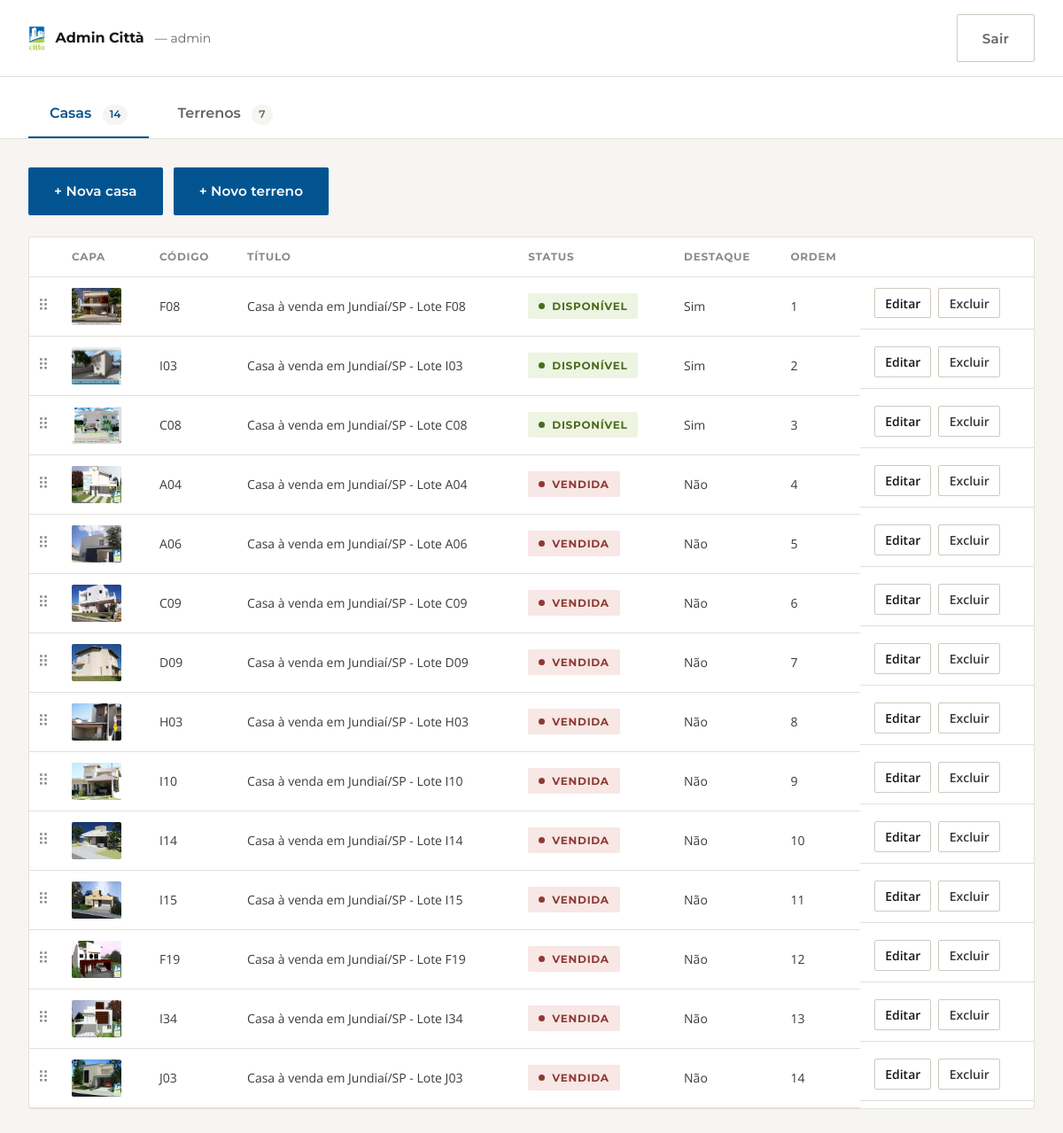
/admin/index.php (signed in), run on the app's committed database.
### tables this page shows
CREATE TABLE `casas` (
  `id` int(10) unsigned NOT NULL AUTO_INCREMENT,
  `codigo` varchar(20) NOT NULL,
  `slug` varchar(80) NOT NULL,
  `status` enum('disponivel','reservada','vendida','indisponivel') NOT NULL DEFAULT 'disponivel',
  `destaque` tinyint(1) NOT NULL DEFAULT 0,
  `ordem` int(11) NOT NULL DEFAULT 1,
  `titulo` varchar(255) NOT NULL,
  `descricao` varchar(500) NOT NULL DEFAULT '',
  `localizacao` varchar(255) NOT NULL DEFAULT '',
  `condominio` varchar(120) NOT NULL DEFAULT '',
  `area_terreno` decimal(10,2) DEFAULT NULL,
  `area_construida` decimal(10,2) DEFAULT NULL,
  `quartos` smallint(5) unsigned DEFAULT NULL,
  `suites` smallint(5) unsigned DEFAULT NULL,
  `banheiros` smallint(5) unsigned DEFAULT NULL,
  `vagas` smallint(5) unsigned DEFAULT NULL,
  `caracteristicas` text DEFAULT NULL COMMENT 'JSON array de strings',
  `imagens_pasta` varchar(255) NOT NULL COMMENT 'ex: img/casas/F08',
  `imagens_largura` int(11) NOT NULL DEFAULT 640,
  `imagens_altura` int(11) NOT NULL DEFAULT 480,
  `imagens_arquivos` text NOT NULL COMMENT 'JSON array de nomes de arquivo, em ordem (capa = primeiro)',
  `created_at` timestamp NOT NULL DEFAULT current_timestamp(),
  `updated_at` timestamp NOT NULL DEFAULT current_timestamp() ON UPDATE current_timestamp(),
  PRIMARY KEY (`id`),
  UNIQUE KEY `uq_casas_codigo` (`codigo`),
  UNIQUE KEY `uq_casas_slug` (`slug`)
);

### admin/site-generator.php (called while the page is built, shortened)
<?php
function casa_row_to_array(array $row): array {
  return [
    'codigo' => $row['codigo'],
    'slug' => $row['slug'],
    'tipo' => 'casa',
    'status' => $row['status'],
    'destaque' => (bool) $row['destaque'],
    'ordem' => (int) $row['ordem'],
    'titulo' => $row['titulo'],
    'descricao' => $row['descricao'],
    'localizacao' => $row['localizacao'],
    'condominio' => $row['condominio'],
    'areaTerreno' => $row['area_terreno'] !== null ? (float) $row['area_terreno'] : null,
    'areaConstruida' => $row['area_construida'] !== null ? (float) $row['area_construida'] : null,
    'quartos' => $row['quartos'] !== null ? (int) $row['quartos'] : null,
    'suites' => $row['suites'] !== null ? (int) $row['suites'] : null,
    'banheiros' => $row['banheiros'] !== null ? (int) $row['banheiros'] : null,
    'vagas' => $row['vagas'] !== null ? (int) $row['vagas'] : null,
    'caracteristicas' => json_decode($row['caracteristicas'] ?? '[]', true) ?: [],
    'imagens' => [
      'pasta' => $row['imagens_pasta'],
      'largura' => (int) $row['imagens_largura'],
      'altura' => (int) $row['imagens_altura'],
      'arquivos' => json_decode($row['imagens_arquivos'], true) ?: [],
    ],
  ];
}
function lote_row_to_array(array $row): array {
  return [
    'codigo' => $row['codigo'],
    'slug' => $row['slug'],
    'tipo' => 'lote',
    'status' => $row['status'],
    'destaque' => (bool) $row['destaque'],
    'ordem' => (int) $row['ordem'],
    'titulo' => $row['titulo'],
    'descricao' => $row['descricao'],
    'localizacao' => $row['localizacao'],
    'condominio' => $row['condominio'],
    'area' => $row['area'] !== null ? (float) $row['area'] : null,
    'quadra' => $row['quadra'],
    'numeroLote' => $row['numero_lote'] !== null ? (int) $row['numero_lote'] : null,
    'topografia' => $row['topografia'],
    'imagens' => [
      'pasta' => $row['imagens_pasta'],
      'largura' => (int) $row['imagens_largura'],
      'altura' => (int) $row['imagens_altura'],
      'arquivos' => json_decode($row['imagens_arquivos'], true) ?: [],
    ],
  ];
}
function fetch_all_casas(PDO $pdo): array {
  $rows = $pdo->query('SELECT * FROM casas ORDER BY ordem ASC')->fetchAll();
  return array_map('casa_row_to_array', $rows);
}
function fetch_all_lotes(PDO $pdo): array {
  $rows = $pdo->query('SELECT * FROM lotes ORDER BY ordem ASC')->fetchAll();
  return array_map('lote_row_to_array', $rows);
}

### admin/index.php (the view, shortened to what this page needs)
<?php
require __DIR__ . '/auth.php';
require __DIR__ . '/site-generator.php';
$casas = fetch_all_casas($pdo);
$lotes = fetch_all_lotes($pdo);
function render_row(array $item, string $tipo): string {
  $tipoPlural = $tipo === 'casa' ? 'casas' : 'lotes';
  $cover = htmlspecialchars('/' . $item['imagens']['pasta'] . '/' . $item['imagens']['arquivos'][0], ENT_QUOTES, 'UTF-8');
  $codigo = htmlspecialchars($item['codigo'], ENT_QUOTES, 'UTF-8');
  $titulo = htmlspecialchars($item['titulo'], ENT_QUOTES, 'UTF-8');
  $statusLabel = htmlspecialchars(STATUS_LABEL_VIEW[$item['status']] ?? $item['status'], ENT_QUOTES, 'UTF-8');
  $statusClass = htmlspecialchars($item['status'], ENT_QUOTES, 'UTF-8');
  $destaque = $item['destaque'] ? 'Sim' : 'Não';
  $ordem = (int) $item['ordem'];
  $confirmMsg = htmlspecialchars(
    "Excluir \"{$item['titulo']}\" ({$item['codigo']})? Isso remove o imóvel do banco e apaga a página gerada em {$tipoPlural}/. As fotos NÃO são apagadas.",
    ENT_QUOTES, 'UTF-8'
  );
  return <<<HTML
<tr data-codigo="{$codigo}">
  <td class="col-drag"><span class="drag-handle" draggable="true" title="Arrastar para reordenar">⠿</span></td>
  <td><img class="thumb" src="{$cover}" alt=""></td>
  <td>{$codigo}</td>
  <td class="col-title">{$titulo}</td>
  <td><span class="status-badge status-badge--{$statusClass}">{$statusLabel}</span></td>
  <td>{$destaque}</td>
  <td class="col-ordem">{$ordem}</td>
  <td class="admin-table__actions">
    <a class="btn-link" href="form.php?tipo={$tipo}&codigo={$codigo}">Editar</a>
    <form method="post" action="delete.php" class="delete-form" data-confirm="{$confirmMsg}">
      <input type="hidden" name="tipo" value="{$tipo}">
      <input type="hidden" name="codigo" value="{$codigo}">
      <button type="submit" class="danger">Excluir</button>
    </form>
  </td>
</tr>
HTML;
}
?>
<!DOCTYPE html>
<html lang="pt-BR">
<head>
<link rel="stylesheet" href="/css/base/tokens.css">
<link rel="stylesheet" href="/css/base/reset.css">
<link rel="stylesheet" href="/css/base/base.css">
<link rel="stylesheet" href="/css/components.css">
<link rel="stylesheet" href="admin.css">
</head>
<body class="admin">
<div class="dashboard">
  <header class="admin-topbar">
    <div class="admin-topbar__brand">
      <img src="/img/logo.png" alt="" height="28" onerror="this.remove()">
      <strong>Admin Città</strong>
      <span class="admin-topbar__folder">— <?= htmlspecialchars($_SESSION['admin_user'], ENT_QUOTES, 'UTF-8') ?></span>
    </div>
    <div class="admin-topbar__actions">
      <a href="logout.php" class="btn btn--ghost">Sair</a>
    </div>
  </header>
  <nav class="admin-tabs">
    <button type="button" class="admin-tabs__btn is-active" data-tab="casas">Casas <span class="admin-tabs__count"><?= count($casas) ?></span></button>
    <button type="button" class="admin-tabs__btn" data-tab="lotes">Terrenos <span class="admin-tabs__count"><?= count($lotes) ?></span></button>
  </nav>
  <main class="admin-main">
    <div class="admin-toolbar">
      <a href="form.php?tipo=casa" class="btn btn--primary" data-new-casa>+ Nova casa</a>
      <a href="form.php?tipo=lote" class="btn btn--primary" data-new-lote hidden>+ Novo terreno</a>
    </div>
    <div class="admin-table-wrap">
      <table class="admin-table" id="table-casas" data-tipo="casa">
        <thead>
          <tr><th></th><th>Capa</th><th>Código</th><th>Título</th><th>Status</th><th>Destaque</th><th>Ordem</th><th></th></tr>
        </thead>
        <tbody>
          <?php if (!$casas): ?>
            <tr><td colspan="8" class="admin-empty">Nenhuma casa cadastrada ainda.</td></tr>
          <?php else: foreach ($casas as $c): echo render_row($c, 'casa'); endforeach; endif; ?>
        </tbody>
      </table>
    </div>
  </main>
</div>
</body>
</html>

### css/base/tokens.css (style rules this page uses)
:root { --color-primary: #025490; --color-primary-hover: #0267b1; --color-primary-ink: #013a63; --color-genova: #03538f; --color-genova-hover: #034b81; --color-accent: #a8cf45; --color-accent-hover: #94b63d; --color-accent-ink: #3f5716; --color-ink: #171717; --color-body: #3a3a3a; --color-muted: #666666; --color-subtle: #8a8a8a; --color-border: #e3e0da; --color-border-strong: #cfcac0; --color-surface: #ffffff; --color-surface-alt: #f7f5f1; --color-surface-dark: #16232e; --status-disponivel-bg: #eef4e2; --status-disponivel-ink: #4a6b1f; --status-disponivel-dot: #7fa832; --status-vendida-bg: #f7e7e5; --status-vendida-ink: #8c3a32; --status-vendida-dot: #bd5a4f; --status-indisponivel-bg: #f7e7e5; --status-indisponivel-ink: #8c3a32; --status-indisponivel-dot: #bd5a4f; --status-reservada-bg: #e7eff6; --status-reservada-ink: #025490; --status-reservada-dot: #025490; --font-heading: 'Montserrat', 'Segoe UI', Arial, sans-serif; --font-body: 'Open Sans', 'Segoe UI', Arial, sans-serif; --fs-hero: clamp(2.25rem, 1.4rem + 3.5vw, 3.75rem); --fs-h1: clamp(1.875rem, 1.4rem + 1.8vw, 2.75rem); --fs-h2: clamp(1.5rem, 1.2rem + 1.2vw, 2.125rem); --fs-h3: clamp(1.2rem, 1.05rem + 0.6vw, 1.5rem); --fs-lead: clamp(1.05rem, 1rem + 0.3vw, 1.25rem); --fs-body: 1rem; --fs-small: 0.875rem; --fs-micro: 0.75rem; --lh-tight: 1.15; --lh-heading: 1.25; --lh-body: 1.65; --space-1: 0.25rem; --space-2: 0.5rem; --space-3: 0.75rem; --space-4: 1rem; --space-5: 1.5rem; --space-6: 2rem; --space-8: 3rem; --space-10: 4rem; --space-12: 6rem; --space-16: 8rem; --container-max: 1280px; --container-pad: clamp(1.25rem, 4vw, 3rem); --radius-sm: 2px; --radius-md: 3px; --shadow-sm: 0 1px 2px rgba(17, 17, 17, 0.08); --shadow-md: 0 8px 24px -8px rgba(17, 17, 17, 0.18); --shadow-lg: 0 20px 48px -16px rgba(17, 17, 17, 0.24); --ease-standard: cubic-bezier(0.4, 0, 0.2, 1); --dur-fast: 150ms; --dur-base: 280ms; --dur-slow: 450ms; }

### css/base/base.css (style rules this page uses)
html { scroll-behavior: smooth; }
body { font-family: var(--font-body); font-size: var(--fs-body); line-height: var(--lh-body); color: var(--color-body); background: var(--color-surface); overflow-x: hidden; }
strong { font-weight: 700; color: var(--color-ink); }

### css/components.css (style rules this page uses)
.btn { display: inline-flex; align-items: center; justify-content: center; gap: var(--space-2); padding: 0.85rem 1.75rem; font-family: var(--font-heading); font-weight: 600; font-size: 0.95rem; letter-spacing: 0.01em; border-radius: var(--radius-sm); border: 1.5px solid transparent; transition: background var(--dur-fast) var(--ease-standard), color var(--dur-fast), border-color var(--dur-fast), transform var(--dur-fast); min-height: 44px; }
.btn--primary { background: var(--color-primary); color: #fff; }
.status-badge { display: inline-flex; align-items: center; gap: var(--space-2); padding: 0.3rem 0.75rem; font-family: var(--font-heading); font-size: var(--fs-micro); font-weight: 700; text-transform: uppercase; letter-spacing: 0.06em; border-radius: var(--radius-sm); }
.status-badge::before { content: ''; width: 7px; height: 7px; border-radius: 50%; background: currentColor; }
.status-badge--disponivel { background: var(--status-disponivel-bg); color: var(--status-disponivel-ink); }
.status-badge--vendida { background: var(--status-vendida-bg); color: var(--status-vendida-ink); }

### data on the page
casas: imagens_pasta (picture), codigo "F08", titulo "Casa à venda em Jundiaí/SP - Lote F08", status "DISPONÍVEL", destaque "Sim", ordem "1"
casas: imagens_pasta (picture), codigo "I03", titulo "Casa à venda em Jundiaí/SP - Lote I03", status "DISPONÍVEL", destaque "Sim", ordem "2"
casas: imagens_pasta (picture), codigo "C08", titulo "Casa à venda em Jundiaí/SP - Lote C08", status "DISPONÍVEL", destaque "Sim", ordem "3"
casas: imagens_pasta (picture), codigo "A04", titulo "Casa à venda em Jundiaí/SP - Lote A04", status "VENDIDA", destaque "Não", ordem "4"
casas: imagens_pasta (picture), codigo "A06", titulo "Casa à venda em Jundiaí/SP - Lote A06", status "VENDIDA", destaque "Não", ordem "5"
casas: imagens_pasta (picture), codigo "C09", titulo "Casa à venda em Jundiaí/SP - Lote C09", status "VENDIDA", destaque "Não", ordem "6"
casas: imagens_pasta (picture), codigo "D09", titulo "Casa à venda em Jundiaí/SP - Lote D09", status "VENDIDA", destaque "Não", ordem "7"
casas: imagens_pasta (picture), codigo "H03", titulo "Casa à venda em Jundiaí/SP - Lote H03", status "VENDIDA", destaque "Não", ordem "8"
casas: imagens_pasta (picture), codigo "I10", titulo "Casa à venda em Jundiaí/SP - Lote I10", status "VENDIDA", destaque "Não", ordem "9"
casas: imagens_pasta (picture), codigo "I14", titulo "Casa à venda em Jundiaí/SP - Lote I14", status "VENDIDA", destaque "Não", ordem "10"
casas: imagens_pasta (picture), codigo "I15", titulo "Casa à venda em Jundiaí/SP - Lote I15", status "VENDIDA", destaque "Não", ordem "11"
casas: imagens_pasta (picture), codigo "F19", titulo "Casa à venda em Jundiaí/SP - Lote F19", status "VENDIDA", destaque "Não", ordem "12"
casas: imagens_pasta (picture), codigo "I34", titulo "Casa à venda em Jundiaí/SP - Lote I34", status "VENDIDA", destaque "Não", ordem "13"
casas: imagens_pasta (picture), codigo "J03", titulo "Casa à venda em Jundiaí/SP - Lote J03", status "VENDIDA", destaque "Não", ordem "14"

### other printed values
$_SESSION['admin_user'] "admin"
count($casas) "14"
count($lotes) "7"
